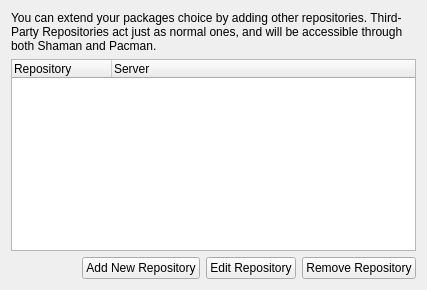
         <widget class="QWidget" name="thirdPartyTab" >
          <attribute name="title" >
           <string>Third-Party Repositories</string>
          </attribute>
          <attribute name="icon" >
           <iconset resource="shaman.qrc" >
            <normaloff>:/Icons/icons/network-server-database.png</normaloff>:/Icons/icons/network-server-database.png</iconset>
          </attribute>
          <layout class="QGridLayout" >
           <item row="0" column="0" >
            <layout class="QVBoxLayout" >
             <item>
              <widget class="QLabel" name="thirdPartyLabel" >
               <property name="text" >
                <string>You can extend your packages choice by adding other repositories. Third-Party Repositories act just as normal ones, and will be accessible through both Shaman and Pacman.</string>
               </property>
               <property name="scaledContents" >
                <bool>true</bool>
               </property>
               <property name="wordWrap" >
                <bool>true</bool>
               </property>
              </widget>
             </item>
             <item>
              <widget class="QTreeWidget" name="thirdPartyWidget" >
               <property name="indentation" >
                <number>0</number>
               </property>
               <property name="itemsExpandable" >
                <bool>false</bool>
               </property>
               <column>
                <property name="text" >
                 <string>Repository</string>
                </property>
               </column>
               <column>
                <property name="text" >
                 <string>Server</string>
                </property>
               </column>
              </widget>
             </item>
             <item>
              <layout class="QHBoxLayout" >
               <item>
                <spacer>
                 <property name="orientation" >
                  <enum>Qt::Horizontal</enum>
                 </property>
                 <property name="sizeHint" stdset="0" >
                  <size>
                   <width>71</width>
                   <height>20</height>
                  </size>
                 </property>
                </spacer>
               </item>
               <item>
                <widget class="QPushButton" name="addThirdPartyButton" >
                 <property name="text" >
                  <string>Add New Repository</string>
                 </property>
                 <property name="icon" >
                  <iconset resource="shaman.qrc" >
                   <normaloff>:/Icons/icons/list-add.png</normaloff>:/Icons/icons/list-add.png</iconset>
                 </property>
                </widget>
               </item>
               <item>
                <widget class="QPushButton" name="editThirdPartyButton" >
                 <property name="text" >
                  <string>Edit Repository</string>
                 </property>
                 <property name="icon" >
                  <iconset resource="shaman.qrc" >
                   <normaloff>:/Icons/icons/draw-text.png</normaloff>:/Icons/icons/draw-text.png</iconset>
                 </property>
                </widget>
               </item>
               <item>
                <widget class="QPushButton" name="removeThirdPartyButton" >
                 <property name="text" >
                  <string>Remove Repository</string>
                 </property>
                 <property name="icon" >
                  <iconset resource="shaman.qrc" >
                   <normaloff>:/Icons/icons/list-remove.png</normaloff>:/Icons/icons/list-remove.png</iconset>
                 </property>
                </widget>
               </item>
              </layout>
             </item>
            </layout>
           </item>
          </layout>
         </widget>
